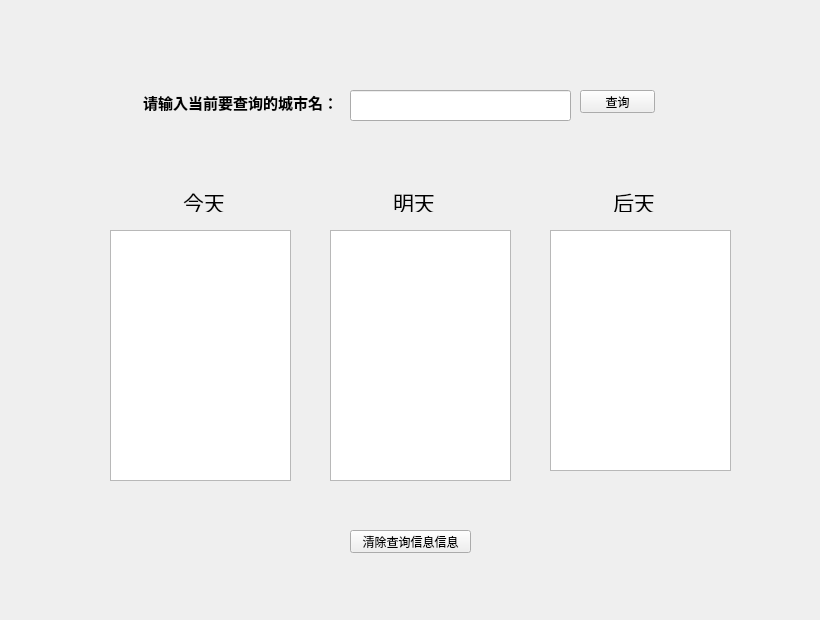
<?xml version="1.0" encoding="UTF-8"?>
<ui version="4.0">
 <class>Form</class>
 <widget class="QWidget" name="Form">
  <property name="geometry">
   <rect>
    <x>0</x>
    <y>0</y>
    <width>820</width>
    <height>620</height>
   </rect>
  </property>
  <property name="windowTitle">
   <string>Form</string>
  </property>
  <widget class="QLineEdit" name="lineEdit">
   <property name="geometry">
    <rect>
     <x>350</x>
     <y>90</y>
     <width>221</width>
     <height>31</height>
    </rect>
   </property>
  </widget>
  <widget class="QLabel" name="label">
   <property name="geometry">
    <rect>
     <x>143</x>
     <y>92</y>
     <width>201</width>
     <height>20</height>
    </rect>
   </property>
   <property name="font">
    <font>
     <family>Adobe Arabic</family>
     <pointsize>11</pointsize>
     <weight>75</weight>
     <bold>true</bold>
    </font>
   </property>
   <property name="text">
    <string>请输入当前要查询的城市名：</string>
   </property>
  </widget>
  <widget class="QPushButton" name="findBtn">
   <property name="geometry">
    <rect>
     <x>580</x>
     <y>90</y>
     <width>75</width>
     <height>23</height>
    </rect>
   </property>
   <property name="text">
    <string>查询</string>
   </property>
  </widget>
  <widget class="QTextEdit" name="textEdit_1">
   <property name="geometry">
    <rect>
     <x>110</x>
     <y>230</y>
     <width>181</width>
     <height>251</height>
    </rect>
   </property>
  </widget>
  <widget class="QTextEdit" name="textEdit_2">
   <property name="geometry">
    <rect>
     <x>330</x>
     <y>230</y>
     <width>181</width>
     <height>251</height>
    </rect>
   </property>
  </widget>
  <widget class="QTextEdit" name="textEdit_3">
   <property name="geometry">
    <rect>
     <x>550</x>
     <y>230</y>
     <width>181</width>
     <height>241</height>
    </rect>
   </property>
  </widget>
  <widget class="QPushButton" name="clearBtn">
   <property name="geometry">
    <rect>
     <x>350</x>
     <y>530</y>
     <width>121</width>
     <height>23</height>
    </rect>
   </property>
   <property name="text">
    <string>清除查询信息信息</string>
   </property>
  </widget>
  <widget class="QLabel" name="label_2">
   <property name="geometry">
    <rect>
     <x>183</x>
     <y>191</y>
     <width>41</width>
     <height>21</height>
    </rect>
   </property>
   <property name="font">
    <font>
     <family>楷体</family>
     <pointsize>16</pointsize>
     <weight>50</weight>
     <italic>false</italic>
     <bold>false</bold>
    </font>
   </property>
   <property name="text">
    <string>今天</string>
   </property>
  </widget>
  <widget class="QLabel" name="label_3">
   <property name="geometry">
    <rect>
     <x>393</x>
     <y>192</y>
     <width>51</width>
     <height>20</height>
    </rect>
   </property>
   <property name="font">
    <font>
     <family>楷体</family>
     <pointsize>16</pointsize>
    </font>
   </property>
   <property name="text">
    <string>明天</string>
   </property>
  </widget>
  <widget class="QLabel" name="label_4">
   <property name="geometry">
    <rect>
     <x>613</x>
     <y>192</y>
     <width>51</width>
     <height>20</height>
    </rect>
   </property>
   <property name="font">
    <font>
     <family>楷体</family>
     <pointsize>16</pointsize>
    </font>
   </property>
   <property name="text">
    <string>后天</string>
   </property>
  </widget>
 </widget>
 <resources/>
 <connections/>
</ui>
